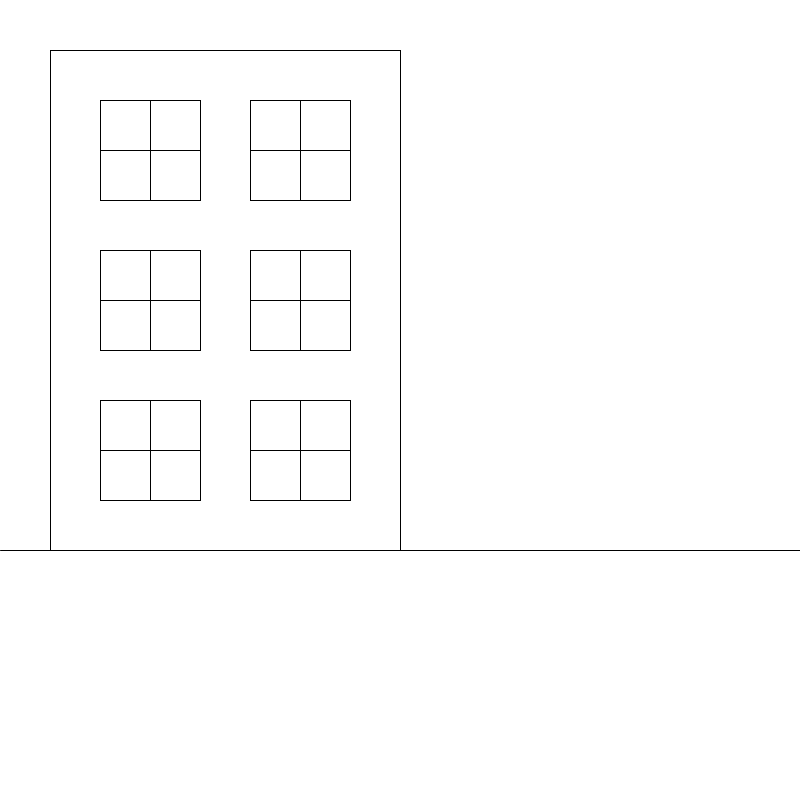
Frame 1 (no input)
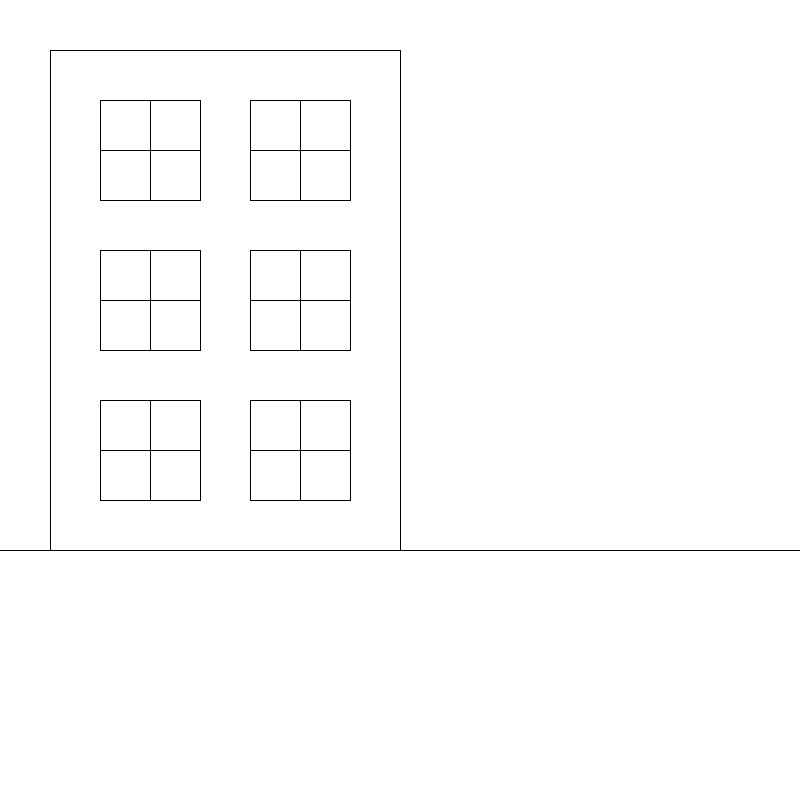
Frame 60 (the mouse pressed at the canvas centre just before this capture)
Frame 120 (the mouse held since frame 60 and released just before this capture): identical to frame 60, image omitted

The Processing sketch that drew these frames (run headless with seeded random() and noise(); from frame 60 on, the mouse is pressed at the canvas centre):

// Processing sketch: processing_162768
// ── processing_162768.pde

void setup(){ 
  size(800,800);
  background(255);
}  

void draw(){
  drawWindow(100,100);
  drawWindow(250,100);
  drawWindow(100,250);
  drawWindow(250,250);
  drawWindow(100,400);
  drawWindow(250,400);
  noFill();
  rect(50,50,350,500);
  line(0,550,800,550);

}

void drawWindow(int x, int y){
  noFill();
  rect(x,y,100,100);
  line(x+0,y+100/2,x+100,y+100/2);
  line(x+100/2,y+0,x+100/2,y+100);
}
